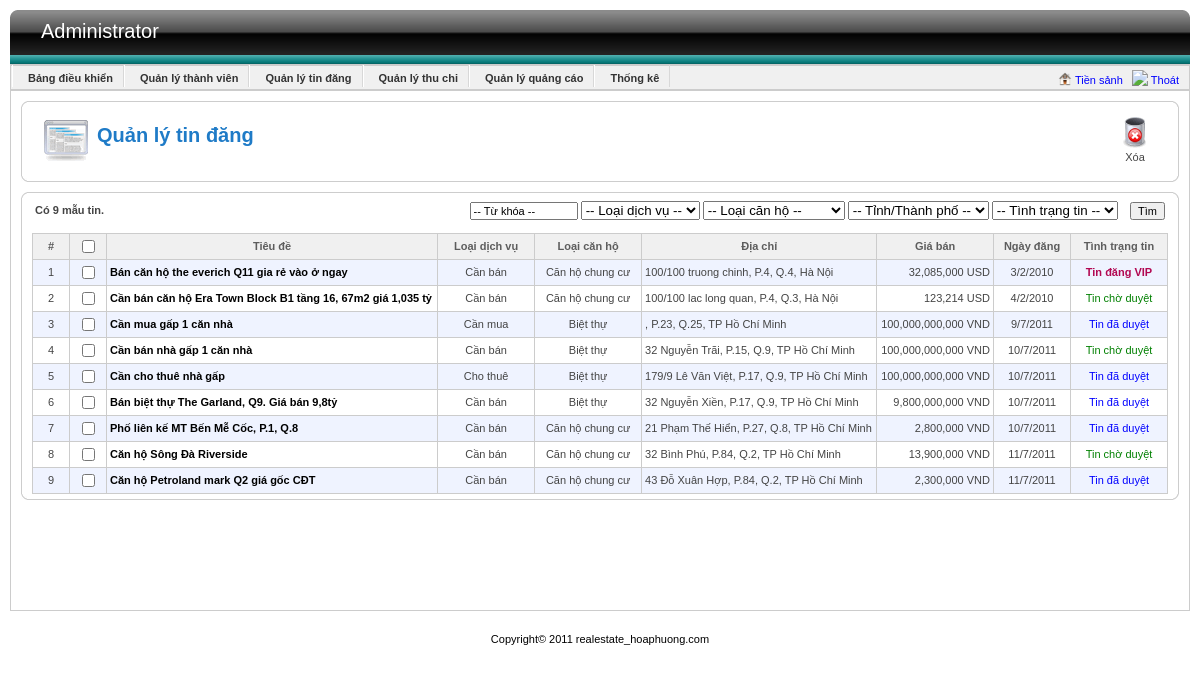
Page /Source/admin/index.php?view=article (signed in) on the committed database.
### tables this page shows
CREATE TABLE IF NOT EXISTS `dichvu` (
  `id` int(11) NOT NULL AUTO_INCREMENT,
  `tieude` text NOT NULL,
  `mota` text,
  `chusohuu` int(11) DEFAULT NULL,
  `phuong` int(11) DEFAULT NULL,
  `quan` int(11) DEFAULT NULL,
  `tinh` int(11) DEFAULT NULL,
  `ngaydang` datetime DEFAULT NULL,
  `ngaycapnhat` datetime DEFAULT NULL,
  `duong` text,
  `rong` float DEFAULT NULL,
  `dai` float DEFAULT NULL,
  `tang` int(11) DEFAULT NULL,
  `sophongngu` int(11) DEFAULT NULL,
  `sophongtam` int(11) DEFAULT NULL,
  `giaban` float DEFAULT NULL,
  `donvitien` int(11) DEFAULT NULL,
  `status` int(11) DEFAULT NULL,
  `thoihantin` int(11) DEFAULT NULL,
  `loainha` int(11) DEFAULT NULL,
  `phaply` int(11) DEFAULT NULL,
  `huongnha` int(11) DEFAULT NULL,
  `khuyenmai` text,
  `loaidv` int(11) DEFAULT NULL,
  `donvidv` int(11) DEFAULT NULL,
  `x` varchar(45) DEFAULT NULL,
  `y` varchar(45) DEFAULT NULL,
  `khanang` int(11) DEFAULT NULL,
  `rank` int(11) DEFAULT NULL,
  `sonha` varchar(20) DEFAULT NULL,
  PRIMARY KEY (`id`),
  KEY `fk_thongtinnhadat_phuong` (`phuong`),
  KEY `fk_thongtinhnhadat_khachhang` (`chusohuu`),
  KEY `fk_thongtinnhaban_loainha` (`loainha`),
  KEY `fk_thongtinhnhaban_phaply` (`phaply`),
  KEY `FK_thongtinnhaban_huongnha` (`huongnha`),
  KEY `fk_thongtinnhaban_quan` (`quan`),
  KEY `fk_thongtinnhaban_tinh` (`tinh`),
  KEY `fk_dichvu_user` (`chusohuu`),
  KEY `fk_dichvu_loaidv` (`loaidv`),
  KEY `fk_dichvu` (`donvitien`),
  KEY `fk_dichvu_huong` (`huongnha`),
  KEY `fk_dichvu_loaicanho` (`loainha`),
  KEY `fk_dichvu_tinh` (`tinh`),
  KEY `fk_dichvu_quan` (`quan`),
  KEY `fk_dichvu_phuong` (`phuong`),
  KEY `fk_dichvu_phaply` (`phaply`),
  KEY `fk_dichvu_donvidv` (`donvidv`),
  KEY `fk_dichvu_khanang` (`khanang`)
);

CREATE TABLE IF NOT EXISTS `loaidichvu` (
  `id` int(11) NOT NULL AUTO_INCREMENT,
  `ten` varchar(45) DEFAULT NULL,
  PRIMARY KEY (`id`)
);

CREATE TABLE IF NOT EXISTS `loainha` (
  `id` int(11) NOT NULL AUTO_INCREMENT,
  `ten` varchar(45) DEFAULT NULL,
  PRIMARY KEY (`id`)
);

CREATE TABLE IF NOT EXISTS `tinh` (
  `id` int(11) NOT NULL AUTO_INCREMENT,
  `ten` varchar(45) DEFAULT NULL,
  PRIMARY KEY (`id`)
);

CREATE TABLE IF NOT EXISTS `donvitien` (
  `id` int(11) NOT NULL AUTO_INCREMENT,
  `ten` varchar(45) DEFAULT NULL,
  `tigia` int(11) DEFAULT NULL,
  PRIMARY KEY (`id`)
);

### Source/DAO/config.php (called while the page is built, shortened)
<?php
   	$databaseName = "qldo";
?>

### Source/DAO/DataProvider.php (called while the page is built, shortened)
<?php
class DataProvider
{
	public static function Query($sql)
	{
		include('config.php');
		if (!($connection = @mysql_connect($hostName,$username,$password)))
			die ("Couldn't connect to database");
		if (!($result = @mysql_query($sql, $connection)))
			showError();
		return $result;
	}
}
?>

### Source/DAO/TinDangDAO.php (called while the page is built, shortened)
<?php
	include_once("DataProvider.php");
	class TinDangDAO
	{
		public static function GetAllTinDang()
		{
			$strSQL = "	select * from dichvu
						where status!=-1";
			$result = DataProvider::Query($strSQL);
			while ($row= mysql_fetch_array ($result,MYSQL_BOTH))
                $return[]=$row;
            return $return;
		}
	}
?>

### Source/BUS/TinDangBUS.php (called while the page is built, shortened)
<?php
	include_once (str_replace("//","/",dirname(__FILE__)."/")  . "../DAO/TinDangDAO.php");
	class TinDangBUS
	{
		public static function GetAllTinDang()
		{
			return TinDangDAO::GetAllTinDang();
		}
	}
?>

### Source/DAO/LoaiDVDAO.php (called while the page is built, shortened)
<?php
	include_once("DataProvider.php");
	class LoaiDVDAO
	{
		public static function GetLoaiDVByID($id)
		{
			$strSQL = "select *
					   from loaidichvu
					   where id='$id'";
            $result = DataProvider::Query($strSQL);
            return mysql_fetch_array($result);
		}
	}
?>

### Source/BUS/LoaiDVBUS.php (called while the page is built)
<?php
	include_once (str_replace("//","/",dirname(__FILE__)."/")  . "../DAO/LoaiDVDAO.php");
	class LoaiDVBUS
	{
		public static function GetLoaiDVByID($id)
		{
			return LoaiDVDAO::GetLoaiDVByID($id);
		}
	}
?>

### Source/DAO/LoaiNhaDAO.php (called while the page is built, shortened)
<?php
	include_once("DataProvider.php");
?>
<?php
	class LoaiNhaDAO
	{
		public static function getById($id)
		{
			$strSQL = "select * from loainha where id='$id'";
				$result = DataProvider::Query($strSQL);
				return mysql_fetch_row ($result,MYSQL_BOTH);
		}
	}
?>

### Source/BUS/LoaiNhaBUS.php (called while the page is built, shortened)
<?php
	include_once (str_replace("//","/",dirname(__FILE__)."/")  . "../DAO/LoaiNhaDAO.php");
?>
<?php
	class LoaiNhaBUS
	{
		public static function getById($id)
		{
			return LoaiNhaDAO::getById($id);
		}
	}
?>

### Source/DAO/TinhDAO.php (called while the page is built, shortened)
<?php
	include_once("DataProvider.php");
?>
<?php
	class TinhDAO
	{
    	public static function getTinhById($id)
        {
            $strSQL = "select *
					from tinh where id=$id";
            $result = DataProvider::Query($strSQL);
            return mysql_fetch_row($result,MYSQL_BOTH);
        }
	}
?>

### Source/BUS/TinhBUS.php (called while the page is built, shortened)
<?php
	include_once (str_replace("//","/",dirname(__FILE__)."/")  . "../DAO/TinhDAO.php");
	class TinhBUS
	{
		public static function getTinhById($tinh)
        {
            return TinhDAO::getTinhById($tinh);
        }
	}
?>

### Source/DAO/DonviTienDAO.php (called while the page is built, shortened)
<?php
	include_once("DataProvider.php");
?>
<?php
class DonviTienDAO{
	public static function selectId($id)
    {
        $strSQL = "select * from donvitien where id='$id'";
         $result = DataProvider::Query($strSQL);
         return mysql_fetch_row($result,MYSQL_BOTH);
    }
}
?>

### Source/BUS/DonviTienBUS.php (called while the page is built, shortened)
<?php
	include_once (str_replace("//","/",dirname(__FILE__)."/")  . "../DAO/DonviTienDAO.php");
class DonViTienBUS
{
    public static function selectId($id)
    {
        return DonviTienDAO::selectId($id);
    }
}
?>

### Source/module/Utils/Utils.php (called while the page is built, shortened)
<?php
class Utils
{
	public static function convertTimeDMY($time)
    {
		if($time != null)
		{
    	$arrDate = explode ("-", $time);
    	$d = (int) $arrDate[2];
    	$m = (int) $arrDate[1];
    	$y = (int) $arrDate[0];
    	$time_out = $d."/".$m."/".$y;
    	return $time_out;
		}
		return null;
    }
}
?>

### Source/admin/module/tindang/listArticle.php (the view, shortened to what this page needs)
<?php
	$PATH = str_replace('//','/',dirname(__FILE__).'/');
	include_once($PATH . "../../../BUS/TinDangBUS.php");
	include_once($PATH . "../../../BUS/LoaiDVBUS.php");
	include_once($PATH . "../../../BUS/TinhBUS.php");
	include_once($PATH . "../../../BUS/DonviTienBUS.php");
	include_once($PATH . "../../../module/Utils/Utils.php");
	$tukhoa = isset($_REQUEST["tukhoa"])?$_REQUEST["tukhoa"]:-1;
?>
<div id="listItem">
	<div class="tl"></div>
	<div class="tr"></div>
	<div class="tm"></div>
	<div class="mid">
		<form method="post" name="frmListItem" id="frmListItem">
			<table width="100%" border="0" align="center" cellpadding="0" cellspacing="0">
				<tr>
					<td width="30%">
						<?php
							$listTinDang = TinDangBUS::GetAllTinDang();
							echo "<b>Có ".count($listTinDang)." mẫu tin.</b>";
						?>
					</td>
					<td width="70%" align="right">
						<input id="tukhoa" type="text" style="width: 100px;"
							value="<?php if ($tukhoa == -1) echo '-- Từ khóa --'; else echo $tukhoa;?>"
							onfocus="select();" onblur="nhapMaSoTin(this);">
						<select id="loaidv">
							<option value="-1">-- Loại dịch vụ --</option>
						</select>
						<select id="loainha">
							<option value="-1">-- Loại căn hộ --</option>
							<?php
								include("../BUS/LoaiNhaBUS.php");
							?>
						</select>
						<select id="tinh">
							<option value="-1">-- Tỉnh/Thành phố --</option>
						</select>
						<select id="type">
							<option value="-2">-- Tình trạng tin --</option>
						</select>&nbsp;&nbsp;&nbsp;
						<input type="button" value="Tìm" onclick="return loadTinDangByFilter();" />
					</td>
				</tr>
			</table>
			<div class="list">
				<table width="100%" border="0" cellspacing="0" cellpadding="0">
					<tr class="title">
						<td width="30px" align="center">#</td>
						<td width="30px" align="center">
							<input type="checkbox" onclick="checkAll(this);" /></td>
						<td align="center">Tiêu đề</td>
						<td width="90px" align="center">Loại dịch vụ</td>
						<td width="100px" align="center">Loại căn hộ</td>
						<td align="center">Địa chỉ</td>
						<td align="center">Giá bán</td>
						<td width="70px" align="center">Ngày đăng</td>
						<td width="90px" align="center">Tình trạng tin</td>
					</tr>
					<?php
						for ($i=0;$i<count($listTinDang);$i++)
						{
					?>
					<tr style="background:<?php echo ($i%2==0) ? "#EFF3FF" : "white"; ?>;">
						<td align="center"><?php echo $i+1; ?></td>
						<td align="center"><input type="checkbox" name="cbTinDang" id="cbTinDang" value="<?php echo $listTinDang[$i]["id"]; ?>" onclick="Check_Click(this)"></td>
						<td class="m_name"><?php echo "<a href='index.php?view=article&do=edit&aid=".$listTinDang[$i]["id"]."'>".$listTinDang[$i]["tieude"]."</a>"; ?></td>
						<?php
							$loaidv = LoaiDVBUS::GetLoaiDVByID($listTinDang[$i]["loaidv"]);
							echo "<td align='center'>".$loaidv[1]."</td>";
							$loainha = LoaiNhaBUS::getById($listTinDang[$i]["loainha"]);
							echo "<td align='center'>".$loainha[1]."</td>";
							echo "<td>".$listTinDang[$i]["sonha"]." ".$listTinDang[$i]["duong"].", P.".$listTinDang[$i]["phuong"].", Q.".$listTinDang[$i]["quan"].", ";
							$tinh = TinhBUS::getTinhById($listTinDang[$i]["tinh"]);
							echo $tinh[1]."</td>";
							$donviTien = DonViTienBUS::selectId($listTinDang[$i]["donvitien"]);
							echo "<td align='right'>".number_format($listTinDang[$i]["giaban"])." $donviTien[1]</td>";
							if ($listTinDang[$i]["ngaydang"] != null)
							{
								$date = Utils::convertTimeDMY($listTinDang[$i]["ngaydang"]);
								echo "<td align='center'>".$date."</td>";
							}
							else
								echo "<td></td>";
							switch ($listTinDang[$i]["status"])
							{
								case 0:
									echo "<td align='center' style='color:green;'>Tin chờ duyệt</td>";
									break;
								case 1:
									echo "<td align='center' style='color:blue;'>Tin đã duyệt</td>";
									break;
								case 2:
									echo "<td align='center' style='color:#B20751; font-weight:bold;'>Tin đăng VIP</td>";
									break;
							}
						?>
					</tr>
					<?php
						}
					?>
				</table>
			</div>
		</form>
	</div>
	<div class="bl"></div>
	<div class="br"></div>
	<div class="bm"></div>
</div>

### Source/admin/css/admin.css (style rules this page uses)
a,a:visited { color:#024EFD; text-decoration: none; cursor:pointer; }
body { font-family: Tahoma, Arial, Verdana, sans-serif; font-size: 11px; line-height: 17px; font-weight: normal; color: #444444; text-decoration: none; margin: 0px; padding: 0px; text-align:center }
input { font-size:11px; }
td { padding:3px }
.tl { background:url(../images/j_crn_tl_light.png) left top; width:6px; height:6px; float:left }
.tr { background:url(../images/j_crn_tr_light.png) left top; width:6px; height:6px; float:right }
.tm { height:6px;background:url(../images/j_border.png) left top repeat-x; display:block; }
.mid { border-left:1px solid #CDCDCD ; border-right:1px solid #CDCDCD; padding-left:10px; padding-right:10px; }
.bl { background:url(../images/j_crn_bl_light.png) left top; width:6px; height:6px; float:left }
.br { background:url(../images/j_crn_br_light.png) left top; width:6px; height:6px; float:right }
.bm { height:6px;;background:url(../images/j_border.png) left bottom repeat-x; display:block }
#listItem { height:1% }
#listItem .list { margin-top:10px; }
#listItem .list table { border-top:1px solid #ccc; border-left:1px solid #ccc; }
#listItem .list td { border-right:1px solid #ccc; border-bottom:1px solid #ccc; padding:3px }
#listItem .title { background:#f0f0f0; font-size:11px; font-weight:600 }
.title { font-size:11px; font-weight:600; color:#5D5D5D }
.m_name { font-weight:bold; }
.m_name a { color:#000; }

### rows in the picture
dichvu: tieude "Bán căn hộ the everich Q11 gia rẻ vào ở ngay", loaidv.ten "Cần bán", loainha.ten "Căn hộ chung cư", sonha "100/100", duong "truong chinh", phuong "4", quan "4", tinh.ten "Hà Nội", giaban "32,085,000", donvitien.ten "USD", ngaydang "3/2/2010", status "Tin đăng VIP"
dichvu: tieude "Cần bán căn hộ Era Town Block B1 tầng 16, 67m2 giá 1,035 tỷ", loaidv.ten "Cần bán", loainha.ten "Căn hộ chung cư", sonha "100/100", duong "lac long quan", phuong "4", quan "3", tinh.ten "Hà Nội", giaban "123,214", donvitien.ten "USD", ngaydang "4/2/2010", status "Tin chờ duyệt"
dichvu: tieude "Cần mua gấp 1 căn nhà", loaidv.ten "Cần mua", loainha.ten "Biệt thự", phuong "23", quan "25", tinh.ten "TP Hồ Chí Minh", giaban "100,000,000,000", donvitien.ten "VND", ngaydang "9/7/2011", status "Tin đã duyệt"
dichvu: tieude "Cần bán nhà gấp 1 căn nhà", loaidv.ten "Cần bán", loainha.ten "Biệt thự", sonha "32", duong "Nguyễn Trãi", phuong "15", quan "9", tinh.ten "TP Hồ Chí Minh", giaban "100,000,000,000", donvitien.ten "VND", ngaydang "10/7/2011", status "Tin chờ duyệt"
dichvu: tieude "Cần cho thuê nhà gấp", loaidv.ten "Cho thuê", loainha.ten "Biệt thự", sonha "179/9", duong "Lê Văn Việt", phuong "17", quan "9", tinh.ten "TP Hồ Chí Minh", giaban "100,000,000,000", donvitien.ten "VND", ngaydang "10/7/2011", status "Tin đã duyệt"
dichvu: tieude "Bán biệt thự The Garland, Q9. Giá bán 9,8tỷ", loaidv.ten "Cần bán", loainha.ten "Biệt thự", sonha "32", duong "Nguyễn Xiền", phuong "17", quan "9", tinh.ten "TP Hồ Chí Minh", giaban "9,800,000,000", donvitien.ten "VND", ngaydang "10/7/2011", status "Tin đã duyệt"
dichvu: tieude "Phố liên kế MT Bến Mễ Cốc, P.1, Q.8", loaidv.ten "Cần bán", loainha.ten "Căn hộ chung cư", sonha "21", duong "Phạm Thế Hiển", phuong "27", quan "8", tinh.ten "TP Hồ Chí Minh", giaban "2,800,000", donvitien.ten "VND", ngaydang "10/7/2011", status "Tin đã duyệt"
dichvu: tieude "Căn hộ Sông Đà Riverside", loaidv.ten "Cần bán", loainha.ten "Căn hộ chung cư", sonha "32", duong "Bình Phú", phuong "84", quan "2", tinh.ten "TP Hồ Chí Minh", giaban "13,900,000", donvitien.ten "VND", ngaydang "11/7/2011", status "Tin chờ duyệt"
dichvu: tieude "Căn hộ Petroland mark Q2 giá gốc CĐT", loaidv.ten "Cần bán", loainha.ten "Căn hộ chung cư", sonha "43", duong "Đỗ Xuân Hợp", phuong "84", quan "2", tinh.ten "TP Hồ Chí Minh", giaban "2,300,000", donvitien.ten "VND", ngaydang "11/7/2011", status "Tin đã duyệt"

### other values in the picture
count($listTinDang) "9"
